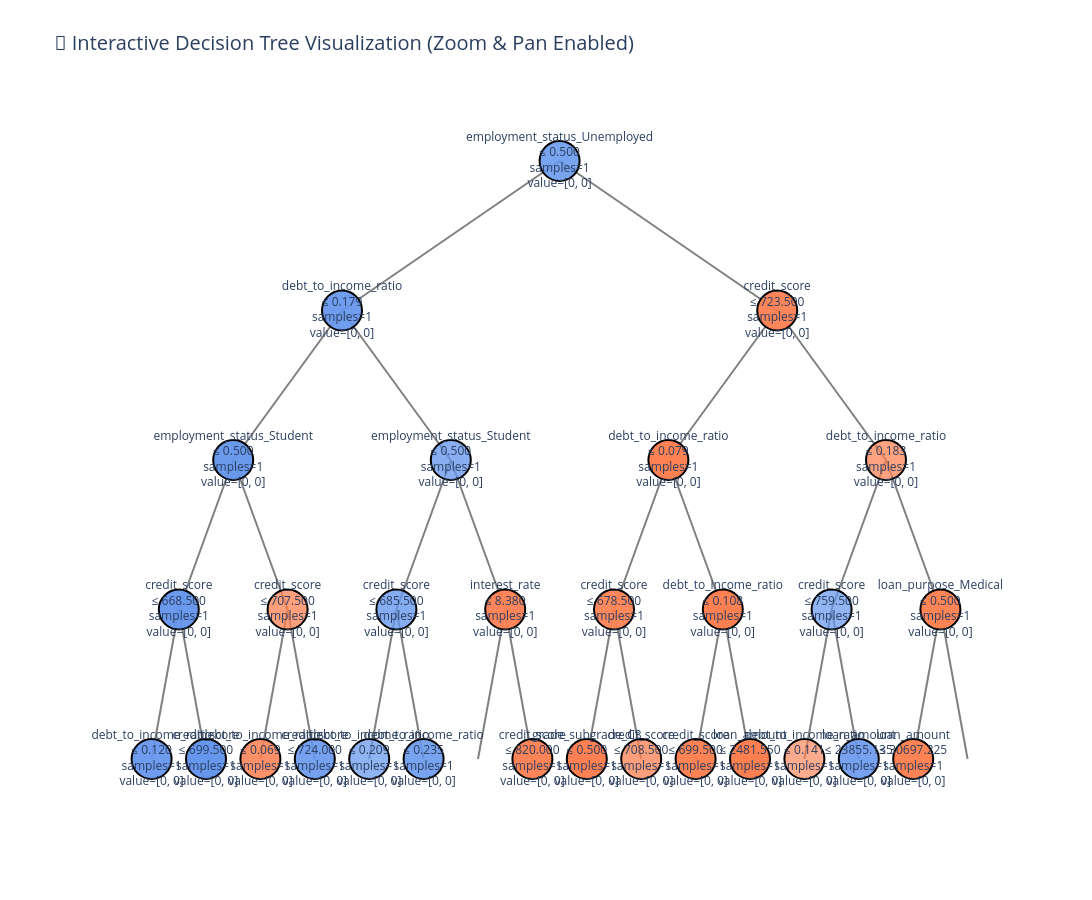
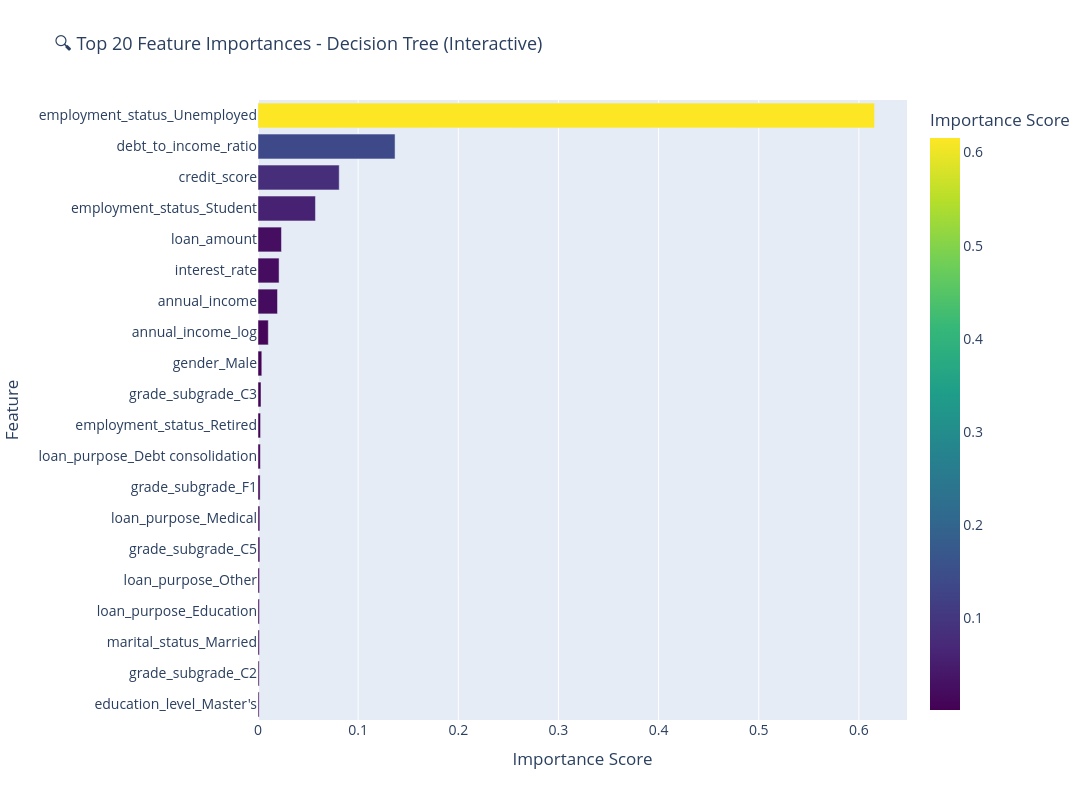
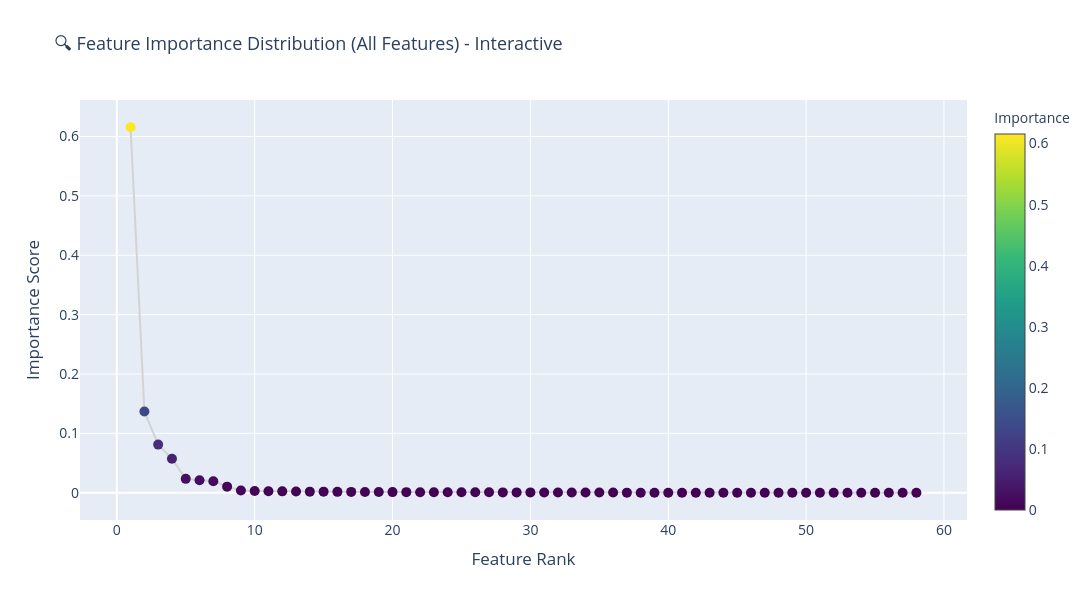

The cell these charts' notebook holds for them, in order:
### Code cell
# Visualize the Decision Tree structure (limited depth for readability)
from sklearn import tree
import matplotlib.pyplot as plt
import plotly.express as px
import plotly.graph_objects as go
import numpy as np

dt = models['DecisionTree']

# Create interactive decision tree visualization using Plotly
def create_tree_plot(model, feature_names, max_depth=4):
    """Create an interactive Plotly visualization of the decision tree"""
    
    tree_model = model.tree_
    
    # Build tree structure
    def build_tree_structure(node_id=0, depth=0, x=0.5, y=1.0, x_offset=0.25):
        if depth > max_depth or tree_model.feature[node_id] == -2:
            return [], [], []
        
        # Node info
        feature_idx = tree_model.feature[node_id]
        threshold = tree_model.threshold[node_id]
        value = tree_model.value[node_id][0]
        
        # Prepare node label
        if feature_idx != -2:
            feature_name = feature_names[feature_idx]
            label = f"{feature_name}<br>≤ {threshold:.3f}<br>samples={int(value.sum())}<br>value={[int(v) for v in value]}"
        else:
            label = f"Leaf<br>samples={int(value.sum())}<br>value={[int(v) for v in value]}"
        
        # Node color based on class majority
        if value[1] > value[0]:
            color = f'rgba(100, 149, 237, {0.3 + 0.7 * (value[1] / value.sum())})'  # Blue for Paid
        else:
            color = f'rgba(255, 127, 80, {0.3 + 0.7 * (value[0] / value.sum())})'  # Orange for Not Paid
        
        nodes = [(x, y, label, color)]
        edges_x = []
        edges_y = []
        
        # Left child
        left_child = tree_model.children_left[node_id]
        if left_child != -1 and depth < max_depth:
            left_x = x - x_offset / (2 ** depth)
            left_y = y - 0.15
            edges_x.extend([x, left_x, None])
            edges_y.extend([y, left_y, None])
            left_nodes, left_edges_x, left_edges_y = build_tree_structure(
                left_child, depth + 1, left_x, left_y, x_offset
            )
            nodes.extend(left_nodes)
            edges_x.extend(left_edges_x)
            edges_y.extend(left_edges_y)
        
        # Right child
        right_child = tree_model.children_right[node_id]
        if right_child != -1 and depth < max_depth:
            right_x = x + x_offset / (2 ** depth)
            right_y = y - 0.15
            edges_x.extend([x, right_x, None])
            edges_y.extend([y, right_y, None])
            right_nodes, right_edges_x, right_edges_y = build_tree_structure(
                right_child, depth + 1, right_x, right_y, x_offset
            )
            nodes.extend(right_nodes)
            edges_x.extend(right_edges_x)
            edges_y.extend(right_edges_y)
        
        return nodes, edges_x, edges_y
    
    nodes, edges_x, edges_y = build_tree_structure()
    
    # Create figure
    fig = go.Figure()
    
    # Add edges
    fig.add_trace(go.Scatter(
        x=edges_x, y=edges_y,
        mode='lines',
        line=dict(color='gray', width=2),
        hoverinfo='none',
        showlegend=False
    ))
    
    # Add nodes
    node_x = [n[0] for n in nodes]
    node_y = [n[1] for n in nodes]
    node_text = [n[2] for n in nodes]
    node_color = [n[3] for n in nodes]
    
    fig.add_trace(go.Scatter(
        x=node_x, y=node_y,
        mode='markers+text',
        marker=dict(
            size=40,
            color=node_color,
            line=dict(color='black', width=2)
        ),
        text=node_text,
        textposition='middle center',
        hovertext=node_text,
        hoverinfo='text',
        showlegend=False
    ))
    
    fig.update_layout(
        title=dict(
            text='🌳 Interactive Decision Tree Visualization (Zoom & Pan Enabled)',
            font=dict(size=20)
        ),
        showlegend=False,
        hovermode='closest',
        xaxis=dict(showgrid=False, zeroline=False, showticklabels=False),
        yaxis=dict(showgrid=False, zeroline=False, showticklabels=False),
        width=1400,
        height=900,
        plot_bgcolor='white'
    )
    
    return fig

# Create and display interactive tree
print("🌳 Generating interactive decision tree visualization...")
fig_tree = create_tree_plot(dt, X_val.columns, max_depth=4)
fig_tree.show()

print("\n💡 Usage Instructions:")
print("✓ Scroll wheel - Zoom in/out to view node details")
print("✓ Click & drag - Pan the view")
print("✓ Hover - Display complete node information")
print("✓ Double-click - Reset to original view\n")

# Feature importance from Decision Tree
feature_importance = pd.DataFrame({
    'feature': X_val.columns,
    'importance': dt.feature_importances_
}).sort_values('importance', ascending=False).head(20)

# Interactive Plotly bar chart for feature importance (top 20) - LARGER
fig = px.bar(feature_importance, 
             x='importance', 
             y='feature', 
             orientation='h',
             title='🔍 Top 20 Feature Importances - Decision Tree (Interactive)',
             labels={'importance': 'Importance Score', 'feature': 'Feature'},
             color='importance',
             color_continuous_scale='Viridis',
             hover_data={'importance': ':.4f'})

fig.update_layout(
    height=800,  # Increased height
    width=1200,  # Added width
    yaxis={'categoryorder': 'total ascending'},
    showlegend=False,
    hovermode='closest',
    font=dict(size=14),
    title_font=dict(size=18)
)
fig.show()

# Interactive scatter plot showing feature importance distribution
fig2 = go.Figure()

# Get all features sorted by importance
all_features = pd.DataFrame({
    'feature': X_val.columns,
    'importance': dt.feature_importances_
}).sort_values('importance', ascending=False).reset_index(drop=True)

all_features['rank'] = range(1, len(all_features) + 1)

fig2.add_trace(go.Scatter(
    x=all_features['rank'],
    y=all_features['importance'],
    mode='markers+lines',
    marker=dict(
        size=10,  # Larger markers
        color=all_features['importance'],
        colorscale='Viridis',
        showscale=True,
        colorbar=dict(title='Importance', titlefont=dict(size=14))
    ),
    text=all_features['feature'],
    hovertemplate='<b>%{text}</b><br>Rank: %{x}<br>Importance: %{y:.4f}<extra></extra>',
    line=dict(color='lightgray', width=2)
))

fig2.update_layout(
    title='🔍 Feature Importance Distribution (All Features) - Interactive',
    xaxis_title='Feature Rank',
    yaxis_title='Importance Score',
    height=600,
    width=1200,
    hovermode='closest',
    font=dict(size=14),
    title_font=dict(size=18)
)
fig2.show()

print('\n📊 Top 20 Most Important Features:')
display(feature_importance)

print("\n" + "="*60)
print("🔧 Interactive Chart Usage Guide:")
print("="*60)
print("✓ Mouse scroll wheel: Zoom in/out")
print("✓ Click & drag: Pan the view")
print("✓ Double-click: Reset view")
print("✓ Hover: Display detailed data")
print("✓ Toolbar: Top-right corner with zoom, pan, save options")
print("="*60)

### Figure 1 — Plotly figure (JSON) as saved in the notebook; plotly's stock layout.template omitted (floating-point values rounded to 4 significant figures)
{"data": [{"hoverinfo": "none", "line": {"color": "gray", "width": 2}, "mode": "lines", "showlegend": false, "type": "scatter", "x": [0.5, 0.25, null, 0.25, 0.125, null, 0.125, 0.0625, null, 0.0625, 0.03125, null, 0.0625, 0.09375, null, 0.125, 0.1875, null, 0.1875, 0.1562, null, 0.1875, 0.2188, null, 0.25, 0.375, null, 0.375, 0.3125, null, 0.3125, 0.2812, null, 0.3125, 0.3438, null, 0.375, 0.4375, null, 0.4375, 0.4062, null, 0.4375, 0.4688, null, 0.5, 0.75, null, 0.75, 0.625, null, 0.625, 0.5625, null, 0.5625, 0.5312, null, 0.5625, 0.5938, null, 0.625, 0.6875, null, 0.6875, 0.6562, null, 0.6875, 0.7188, null, 0.75, 0.875, null, 0.875, 0.8125, null, 0.8125, 0.7812, null, 0.8125, 0.8438, null, 0.875, 0.9375, null, 0.9375, 0.9062, null, 0.9375, 0.9688, null], "y": [1, 0.85, null, 0.85, 0.7, null, 0.7, 0.55, null, 0.55, 0.4, null, 0.55, 0.4, null, 0.7, 0.55, null, 0.55, 0.4, null, 0.55, 0.4, null, 0.85, 0.7, null, 0.7, 0.55, null, 0.55, 0.4, null, 0.55, 0.4, null, 0.7, 0.55, null, 0.55, 0.4, null, 0.55, 0.4, null, 1, 0.85, null, 0.85, 0.7, null, 0.7, 0.55, null, 0.55, 0.4, null, 0.55, 0.4, null, 0.7, 0.55, null, 0.55, 0.4, null, 0.55, 0.4, null, 0.85, 0.7, null, 0.7, 0.55, null, 0.55, 0.4, null, 0.55, 0.4, null, 0.7, 0.55, null, 0.55, 0.4, null, 0.55, 0.4, null]}, {"hoverinfo": "text", "hovertext": ["employment_status_Unemployed<br>≤ 0.500<br>samples=1<br>value=[0, 0]", "debt_to_income_ratio<br>≤ 0.179<br>samples=1<br>value=[0, 0]", "employment_status_Student<br>≤ 0.500<br>samples=1<br>value=[0, 0]", "credit_score<br>≤ 668.500<br>samples=1<br>value=[0, 0]", "debt_to_income_ratio<br>≤ 0.120<br>samples=1<br>value=[0, 0]", "credit_score<br>≤ 699.500<br>samples=1<br>value=[0, 0]", "credit_score<br>≤ 707.500<br>samples=1<br>value=[0, 0]", "debt_to_income_ratio<br>≤ 0.069<br>samples=1<br>value=[0, 0]", "credit_score<br>≤ 724.000<br>samples=1<br>value=[0, 0]", "employment_status_Student<br>≤ 0.500<br>samples=1<br>value=[0, 0]", "credit_score<br>≤ 685.500<br>samples=1<br>value=[0, 0]", "debt_to_income_ratio<br>≤ 0.209<br>samples=1<br>value=[0, 0]", "debt_to_income_ratio<br>≤ 0.235<br>samples=1<br>value=[0, 0]", "interest_rate<br>≤ 8.380<br>samples=1<br>value=[0, 0]", "credit_score<br>≤ 820.000<br>samples=1<br>value=[0, 0]", "credit_score<br>≤ 723.500<br>samples=1<br>value=[0, 0]", "debt_to_income_ratio<br>≤ 0.079<br>samples=1<br>value=[0, 0]", "credit_score<br>≤ 678.500<br>samples=1<br>value=[0, 0]", "grade_subgrade_C3<br>≤ 0.500<br>samples=1<br>value=[0, 0]", "credit_score<br>≤ 708.500<br>samples=1<br>value=[0, 0]", "debt_to_income_ratio<br>≤ 0.108<br>samples=1<br>value=[0, 0]", "credit_score<br>≤ 699.500<br>samples=1<br>value=[0, 0]", "loan_amount<br>≤ 2481.550<br>samples=1<br>value=[0, 0]", "debt_to_income_ratio<br>≤ 0.183<br>samples=1<br>value=[0, 0]", "credit_score<br>≤ 759.500<br>samples=1<br>value=[0, 0]", "debt_to_income_ratio<br>≤ 0.141<br>samples=1<br>value=[0, 0]", "loan_amount<br>≤ 23855.135<br>samples=1<br>value=[0, 0]", "loan_purpose_Medical<br>≤ 0.500<br>samples=1<br>value=[0, 0]", "loan_amount<br>≤ 30697.225<br>samples=1<br>value=[0, 0]"], "marker": {"color": ["rgba(100, 149, 237, 0.8596062499999999)", "rgba(100, 149, 237, 0.9213157340447939)", "rgba(100, 149, 237, 0.9546890927624871)", "rgba(100, 149, 237, 0.9604843574937516)", "rgba(100, 149, 237, 0.9239530988274707)", "rgba(100, 149, 237, 0.9810479525862068)", "rgba(255, 127, 80, 0.7431952662721892)", "rgba(255, 127, 80, 0.8634146341463413)", "rgba(100, 149, 237, 0.8782608695652174)", "rgba(100, 149, 237, 0.7623229461756373)", "rgba(100, 149, 237, 0.7811944091486658)", "rgba(100, 149, 237, 0.7132723112128145)", "rgba(100, 149, 237, 0.8659999999999999)", "rgba(255, 127, 80, 0.9427272727272726)", "rgba(255, 127, 80, 0.9546296296296297)", "rgba(255, 127, 80, 0.9406374501992032)", "rgba(255, 127, 80, 0.9767596281540505)", "rgba(255, 127, 80, 0.9273076923076924)", "rgba(255, 127, 80, 0.9823232323232323)", "rgba(255, 127, 80, 0.7516129032258063)", "rgba(255, 127, 80, 0.9870786516853931)", "rgba(255, 127, 80, 0.9674863387978141)", "rgba(255, 127, 80, 0.9952272727272726)", "rgba(255, 127, 80, 0.7239043824701195)", "rgba(100, 149, 237, 0.7061728395061728)", "rgba(255, 127, 80, 0.6529411764705881)", "rgba(100, 149, 237, 0.8697674418604651)", "rgba(255, 127, 80, 0.9606741573033708)", "rgba(255, 127, 80, 0.9681818181818183)"], "line": {"color": "black", "width": 2}, "size": 40}, "mode": "markers+text", "showlegend": false, "text": ["employment_status_Unemployed<br>≤ 0.500<br>samples=1<br>value=[0, 0]", "debt_to_income_ratio<br>≤ 0.179<br>samples=1<br>value=[0, 0]", "employment_status_Student<br>≤ 0.500<br>samples=1<br>value=[0, 0]", "credit_score<br>≤ 668.500<br>samples=1<br>value=[0, 0]", "debt_to_income_ratio<br>≤ 0.120<br>samples=1<br>value=[0, 0]", "credit_score<br>≤ 699.500<br>samples=1<br>value=[0, 0]", "credit_score<br>≤ 707.500<br>samples=1<br>value=[0, 0]", "debt_to_income_ratio<br>≤ 0.069<br>samples=1<br>value=[0, 0]", "credit_score<br>≤ 724.000<br>samples=1<br>value=[0, 0]", "employment_status_Student<br>≤ 0.500<br>samples=1<br>value=[0, 0]", "credit_score<br>≤ 685.500<br>samples=1<br>value=[0, 0]", "debt_to_income_ratio<br>≤ 0.209<br>samples=1<br>value=[0, 0]", "debt_to_income_ratio<br>≤ 0.235<br>samples=1<br>value=[0, 0]", "interest_rate<br>≤ 8.380<br>samples=1<br>value=[0, 0]", "credit_score<br>≤ 820.000<br>samples=1<br>value=[0, 0]", "credit_score<br>≤ 723.500<br>samples=1<br>value=[0, 0]", "debt_to_income_ratio<br>≤ 0.079<br>samples=1<br>value=[0, 0]", "credit_score<br>≤ 678.500<br>samples=1<br>value=[0, 0]", "grade_subgrade_C3<br>≤ 0.500<br>samples=1<br>value=[0, 0]", "credit_score<br>≤ 708.500<br>samples=1<br>value=[0, 0]", "debt_to_income_ratio<br>≤ 0.108<br>samples=1<br>value=[0, 0]", "credit_score<br>≤ 699.500<br>samples=1<br>value=[0, 0]", "loan_amount<br>≤ 2481.550<br>samples=1<br>value=[0, 0]", "debt_to_income_ratio<br>≤ 0.183<br>samples=1<br>value=[0, 0]", "credit_score<br>≤ 759.500<br>samples=1<br>value=[0, 0]", "debt_to_income_ratio<br>≤ 0.141<br>samples=1<br>value=[0, 0]", "loan_amount<br>≤ 23855.135<br>samples=1<br>value=[0, 0]", "loan_purpose_Medical<br>≤ 0.500<br>samples=1<br>value=[0, 0]", "loan_amount<br>≤ 30697.225<br>samples=1<br>value=[0, 0]"], "textposition": "middle center", "type": "scatter", "x": [0.5, 0.25, 0.125, 0.0625, 0.03125, 0.09375, 0.1875, 0.1562, 0.2188, 0.375, 0.3125, 0.2812, 0.3438, 0.4375, 0.4688, 0.75, 0.625, 0.5625, 0.5312, 0.5938, 0.6875, 0.6562, 0.7188, 0.875, 0.8125, 0.7812, 0.8438, 0.9375, 0.9062], "y": [1, 0.85, 0.7, 0.55, 0.4, 0.4, 0.55, 0.4, 0.4, 0.7, 0.55, 0.4, 0.4, 0.55, 0.4, 0.85, 0.7, 0.55, 0.4, 0.4, 0.55, 0.4, 0.4, 0.7, 0.55, 0.4, 0.4, 0.55, 0.4]}], "layout": {"height": 900, "hovermode": "closest", "plot_bgcolor": "white", "showlegend": false, "title": {"font": {"size": 20}, "text": "🌳 Interactive Decision Tree Visualization (Zoom & Pan Enabled)"}, "width": 1400, "xaxis": {"showgrid": false, "showticklabels": false, "zeroline": false}, "yaxis": {"showgrid": false, "showticklabels": false, "zeroline": false}}}

### Figure 2 — Plotly figure (JSON) as saved in the notebook; plotly's stock layout.template omitted (floating-point values rounded to 4 significant figures)
{"data": [{"alignmentgroup": "True", "hovertemplate": "Importance Score=%{marker.color:.4f}<br>Feature=%{y}<extra></extra>", "legendgroup": "", "marker": {"color": [0.6156, 0.1369, 0.0811, 0.05738, 0.02344, 0.02105, 0.01947, 0.01031, 0.003799, 0.002996, 0.002549, 0.002354, 0.002109, 0.001849, 0.001838, 0.001541, 0.001419, 0.001357, 0.00117, 0.001117], "coloraxis": "coloraxis", "pattern": {"shape": ""}}, "name": "", "offsetgroup": "", "orientation": "h", "showlegend": false, "textposition": "auto", "type": "bar", "x": [0.6156, 0.1369, 0.0811, 0.05738, 0.02344, 0.02105, 0.01947, 0.01031, 0.003799, 0.002996, 0.002549, 0.002354, 0.002109, 0.001849, 0.001838, 0.001541, 0.001419, 0.001357, 0.00117, 0.001117], "xaxis": "x", "y": ["employment_status_Unemployed", "debt_to_income_ratio", "credit_score", "employment_status_Student", "loan_amount", "interest_rate", "annual_income", "annual_income_log", "gender_Male", "grade_subgrade_C3", "employment_status_Retired", "loan_purpose_Debt consolidation", "grade_subgrade_F1", "loan_purpose_Medical", "grade_subgrade_C5", "loan_purpose_Other", "loan_purpose_Education", "marital_status_Married", "grade_subgrade_C2", "education_level_Master's"], "yaxis": "y"}], "layout": {"barmode": "relative", "coloraxis": {"colorbar": {"title": {"text": "Importance Score"}}, "colorscale": [[0, "#440154"], [0.1111, "#482878"], [0.2222, "#3e4989"], [0.3333, "#31688e"], [0.4444, "#26828e"], [0.5556, "#1f9e89"], [0.6667, "#35b779"], [0.7778, "#6ece58"], [0.8889, "#b5de2b"], [1, "#fde725"]]}, "font": {"size": 14}, "height": 800, "hovermode": "closest", "legend": {"tracegroupgap": 0}, "showlegend": false, "title": {"font": {"size": 18}, "text": "🔍 Top 20 Feature Importances - Decision Tree (Interactive)"}, "width": 1200, "xaxis": {"anchor": "y", "domain": [0, 1], "title": {"text": "Importance Score"}}, "yaxis": {"anchor": "x", "categoryorder": "total ascending", "domain": [0, 1], "title": {"text": "Feature"}}}}

### Figure 3 — Plotly figure (JSON) as saved in the notebook; plotly's stock layout.template omitted (floating-point values rounded to 4 significant figures)
{"data": [{"hovertemplate": "<b>%{text}</b><br>Rank: %{x}<br>Importance: %{y:.4f}<extra></extra>", "line": {"color": "lightgray", "width": 2}, "marker": {"color": [0.6156, 0.1369, 0.0811, 0.05738, 0.02344, 0.02105, 0.01947, 0.01031, 0.003799, 0.002996, 0.002549, 0.002354, 0.002109, 0.001849, 0.001838, 0.001541, 0.001419, 0.001357, 0.00117, 0.001117, 0.001004, 0.0009466, 0.0008098, 0.0007835, 0.0007707, 0.0007636, 0.0007077, 0.0006264, 0.0006193, 0.0006038, 0.0005638, 0.0005021, 0.0004832, 0.0004072, 0.0003407, 0.0003054, 0.0001449, 0.000134, 0.0001125, 3.704e-05, 2.412e-05, 0, 0, 0, 0, 0, 0, 0, 0, 0, 0, 0, 0, 0, 0, 0, 0, 0], "colorbar": {"title": {"font": {"size": 14}, "text": "Importance"}}, "colorscale": [[0, "#440154"], [0.1111, "#482878"], [0.2222, "#3e4989"], [0.3333, "#31688e"], [0.4444, "#26828e"], [0.5556, "#1f9e89"], [0.6667, "#35b779"], [0.7778, "#6ece58"], [0.8889, "#b5de2b"], [1, "#fde725"]], "showscale": true, "size": 10}, "mode": "markers+lines", "text": ["employment_status_Unemployed", "debt_to_income_ratio", "credit_score", "employment_status_Student", "loan_amount", "interest_rate", "annual_income", "annual_income_log", "gender_Male", "grade_subgrade_C3", "employment_status_Retired", "loan_purpose_Debt consolidation", "grade_subgrade_F1", "loan_purpose_Medical", "grade_subgrade_C5", "loan_purpose_Other", "loan_purpose_Education", "marital_status_Married", "grade_subgrade_C2", "education_level_Master's", "grade_subgrade_E1", "education_level_High School", "marital_status_Single", "grade_subgrade_F4", "grade_subgrade_B3", "grade_subgrade_C4", "grade_subgrade_C1", "loan_purpose_Home", "grade_subgrade_D2", "grade_subgrade_B5", "grade_subgrade_A5", "grade_subgrade_A2", "loan_purpose_Vacation", "grade_subgrade_A3", "gender_Other", "grade_subgrade_D1", "grade_subgrade_E4", "education_level_PhD", "education_level_Other", "loan_purpose_Car", "grade_subgrade_D5", "grade_subgrade_E2", "grade_subgrade_F5", "grade_subgrade_F3", "grade_subgrade_F2", "marital_status_Widowed", "grade_subgrade_E5", "grade_subgrade_E3", "grade_subgrade_B2", "grade_subgrade_B4", "grade_subgrade_D4", "grade_subgrade_D3", "employment_status_MISSING", "employment_status_Self-employed", "loan_purpose_MISSING", "grade_subgrade_A4", "grade_subgrade_B1", "grade_subgrade_MISSING"], "type": "scatter", "x": [1, 2, 3, 4, 5, 6, 7, 8, 9, 10, 11, 12, 13, 14, 15, 16, 17, 18, 19, 20, 21, 22, 23, 24, 25, 26, 27, 28, 29, 30, 31, 32, 33, 34, 35, 36, 37, 38, 39, 40, 41, 42, 43, 44, 45, 46, 47, 48, 49, 50, 51, 52, 53, 54, 55, 56, 57, 58], "y": [0.6156, 0.1369, 0.0811, 0.05738, 0.02344, 0.02105, 0.01947, 0.01031, 0.003799, 0.002996, 0.002549, 0.002354, 0.002109, 0.001849, 0.001838, 0.001541, 0.001419, 0.001357, 0.00117, 0.001117, 0.001004, 0.0009466, 0.0008098, 0.0007835, 0.0007707, 0.0007636, 0.0007077, 0.0006264, 0.0006193, 0.0006038, 0.0005638, 0.0005021, 0.0004832, 0.0004072, 0.0003407, 0.0003054, 0.0001449, 0.000134, 0.0001125, 3.704e-05, 2.412e-05, 0, 0, 0, 0, 0, 0, 0, 0, 0, 0, 0, 0, 0, 0, 0, 0, 0]}], "layout": {"font": {"size": 14}, "height": 600, "hovermode": "closest", "title": {"font": {"size": 18}, "text": "🔍 Feature Importance Distribution (All Features) - Interactive"}, "width": 1200, "xaxis": {"title": {"text": "Feature Rank"}}, "yaxis": {"title": {"text": "Importance Score"}}}}
